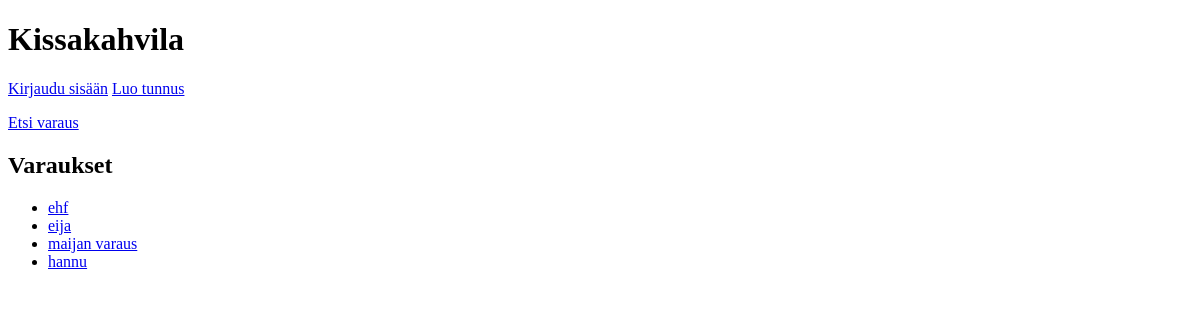
Before: / with the older database file.
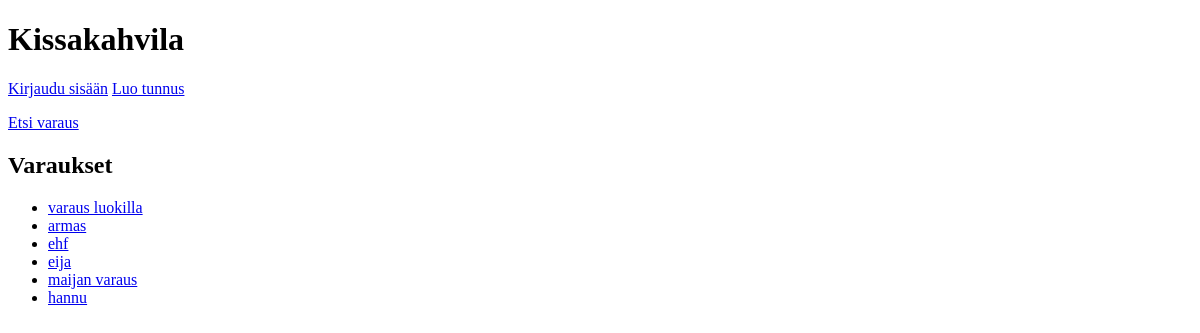
After: the same page with the newer database file.
### tables this page shows
CREATE TABLE reservations (
    id INTEGER PRIMARY KEY,
    name TEXT,
    amount TEXT,
    time INTEGER,
    cat TEXT,
    user_id INTEGER REFERENCES users
);

### app.py (the view)
@app.route("/")
def index():
    all_reservations = reservations.get_reservations()
    return render_template("index.html", reservations=all_reservations)

### db.py (called while the page is built)
def get_connection():
    con = sqlite3.connect("database.db")
    con.execute("PRAGMA foreign_keys = ON")
    con.row_factory = sqlite3.Row
    return con

def query(sql, params=[]):
    con = get_connection()
    result = con.execute(sql, params).fetchall()
    con.close()
    return result

### reservations.py (called while the page is built)
def get_reservations():
    sql = "SELECT id, name FROM reservations ORDER BY id DESC"
    return db.query(sql)

### templates/index.html (shortened to what this page needs)
<!DOCTYPE html>
<html>
<head>
</head>
<body>
    <h1>Kissakahvila</h1>
  {% if session.username %}
  <p>
    Olet kirjautunut nimellä {{ session.username }}, id-numerosi on {{ session.user_id }}
  </p>
  <p>
    <a href="/logout">Kirjaudu ulos</a>
  </p>
  <p>
    <a href="/new_reservation">Uusi varaus</a>
  </p>
  {% else %}
  <p>
    <a href="/login">Kirjaudu sisään</a>
    <a href="/register">Luo tunnus</a>
  </p>
  {% endif %}
  <p>
    <a href="/find_reservation">Etsi varaus</a>
  </p>
  <h2>Varaukset</h2>
  <ul>
  {% for reservation in reservations %}
  <li><a href="/reservation/{{ reservation.id }}">{{ reservation.name }}</a></li>
  {% endfor %}
  </ul>
</body>
</html>

Changed rows visible on the page:
added reservations: name "varaus luokilla"
added reservations: name "armas"
